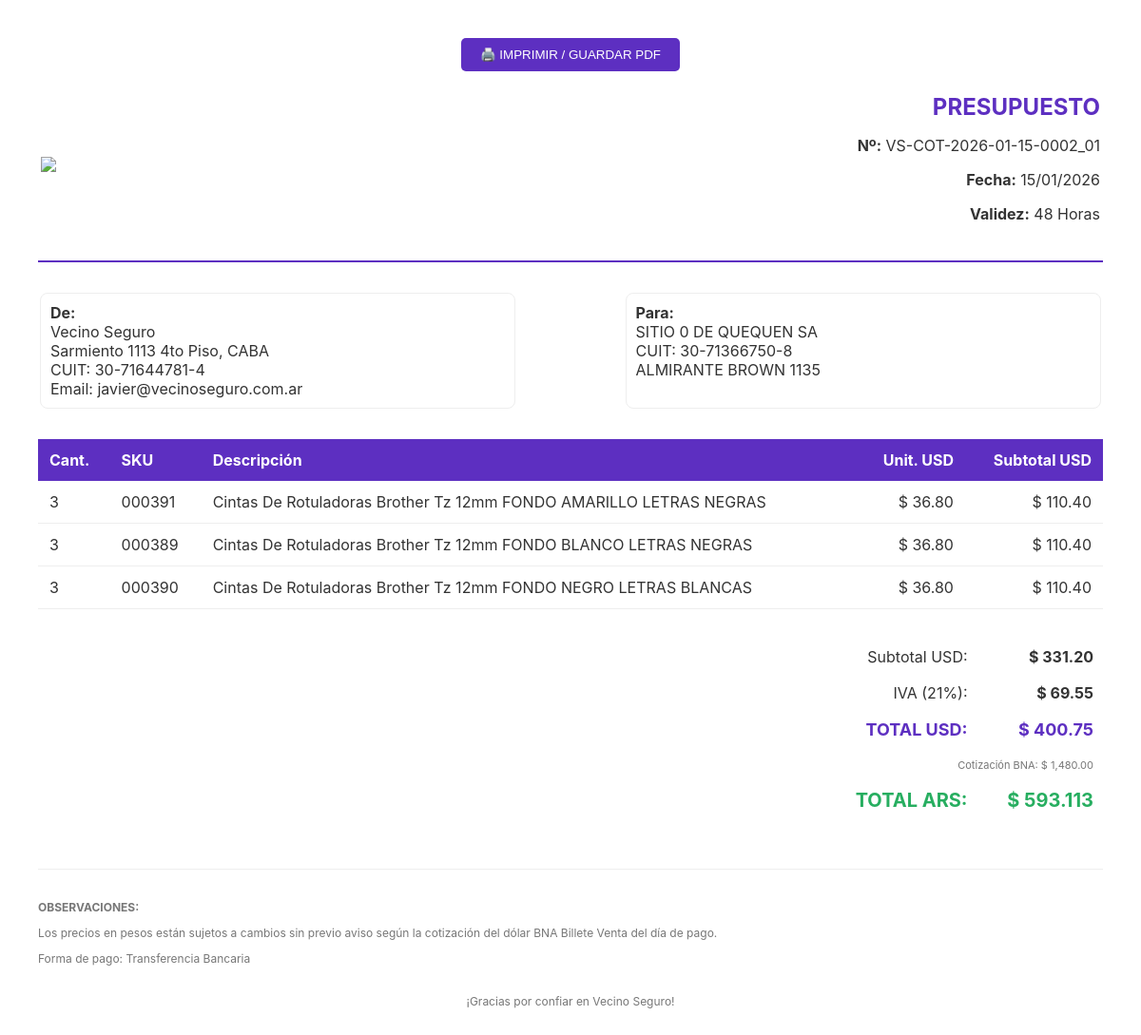
The page /imprimir_cotizacion.php?id=2 on the database its author committed.
### tables this page shows
CREATE TABLE `quotations` (
  `id` int(11) NOT NULL AUTO_INCREMENT,
  `quote_number` varchar(100) NOT NULL,
  `version` int(11) DEFAULT 1,
  `parent_quote_id` int(11) DEFAULT NULL,
  `client_id` int(11) NOT NULL,
  `user_id` int(11) NOT NULL,
  `status` enum('draft','sent','accepted','rejected','expired','ordered') DEFAULT 'draft',
  `is_confirmed` tinyint(1) DEFAULT 0,
  `payment_status` enum('Pendiente','Pagado') DEFAULT 'Pendiente',
  `payment_method` enum('cash','bank') DEFAULT 'cash',
  `with_iva` tinyint(1) DEFAULT 1,
  `exchange_rate_usd` decimal(15,4) NOT NULL,
  `subtotal_usd` decimal(15,2) NOT NULL,
  `subtotal_ars` decimal(15,2) DEFAULT NULL,
  `total_usd` decimal(15,2) NOT NULL,
  `total_ars` decimal(15,2) NOT NULL,
  `notes` text DEFAULT NULL,
  `valid_until` date NOT NULL,
  `observations` text DEFAULT NULL,
  `created_at` timestamp NULL DEFAULT current_timestamp(),
  PRIMARY KEY (`id`),
  UNIQUE KEY `quote_number` (`quote_number`),
  KEY `client_id` (`client_id`),
  KEY `user_id` (`user_id`),
  CONSTRAINT `quotations_ibfk_1` FOREIGN KEY (`client_id`) REFERENCES `entities` (`id`),
  CONSTRAINT `quotations_ibfk_2` FOREIGN KEY (`user_id`) REFERENCES `users` (`id`)
);

CREATE TABLE `entities` (
  `id` int(11) NOT NULL AUTO_INCREMENT,
  `type` enum('client','provider','supplier') NOT NULL,
  `tax_id` varchar(20) DEFAULT NULL,
  `document_number` varchar(20) DEFAULT NULL,
  `name` varchar(200) NOT NULL,
  `fantasy_name` varchar(200) DEFAULT NULL,
  `contact_person` varchar(100) DEFAULT NULL,
  `tax_category` enum('Responsable Inscripto','Monotributo','Exento','No Aplica') DEFAULT 'No Aplica',
  `email` varchar(100) DEFAULT NULL,
  `phone` varchar(50) DEFAULT NULL,
  `mobile` varchar(50) DEFAULT NULL,
  `address` text DEFAULT NULL,
  `delivery_address` text DEFAULT NULL,
  `payment_condition` varchar(100) DEFAULT NULL,
  `preferred_payment_method` varchar(100) DEFAULT NULL,
  `default_voucher_type` enum('Factura','Remito','Ninguno') DEFAULT 'Factura',
  `is_enabled` tinyint(1) DEFAULT 1,
  `is_retention_agent` tinyint(1) DEFAULT 0,
  `created_at` timestamp NULL DEFAULT current_timestamp(),
  PRIMARY KEY (`id`),
  UNIQUE KEY `tax_id` (`tax_id`)
);

CREATE TABLE `quotation_items` (
  `id` int(11) NOT NULL AUTO_INCREMENT,
  `quotation_id` int(11) NOT NULL,
  `product_id` int(11) NOT NULL,
  `quantity` int(11) NOT NULL,
  `unit_price_usd` decimal(15,2) NOT NULL,
  `subtotal_usd` decimal(15,2) NOT NULL,
  `iva_rate` decimal(5,2) NOT NULL,
  `serial_numbers` text DEFAULT NULL,
  PRIMARY KEY (`id`),
  KEY `quotation_id` (`quotation_id`),
  KEY `product_id` (`product_id`),
  CONSTRAINT `quotation_items_ibfk_1` FOREIGN KEY (`quotation_id`) REFERENCES `quotations` (`id`) ON DELETE CASCADE,
  CONSTRAINT `quotation_items_ibfk_2` FOREIGN KEY (`product_id`) REFERENCES `products` (`id`)
);

CREATE TABLE `products` (
  `id` int(11) NOT NULL AUTO_INCREMENT,
  `sku` varchar(50) NOT NULL,
  `barcode` varchar(100) DEFAULT NULL,
  `image_url` varchar(500) DEFAULT NULL,
  `provider_code` varchar(100) DEFAULT NULL,
  `description` varchar(255) NOT NULL,
  `category` varchar(100) DEFAULT NULL,
  `subcategory` varchar(100) DEFAULT NULL,
  `supplier_id` int(11) DEFAULT NULL,
  `category_id` int(11) DEFAULT NULL,
  `unit_cost_usd` decimal(15,2) DEFAULT 0.00,
  `unit_price_usd` decimal(15,2) DEFAULT 0.00,
  `iva_rate` decimal(5,2) DEFAULT 21.00,
  `brand` varchar(100) DEFAULT NULL,
  `has_serial_number` tinyint(1) DEFAULT 0,
  `stock_current` int(11) DEFAULT 0,
  `stock_minimum` int(11) DEFAULT 0,
  `created_at` timestamp NULL DEFAULT current_timestamp(),
  `updated_at` timestamp NULL DEFAULT current_timestamp() ON UPDATE current_timestamp(),
  PRIMARY KEY (`id`),
  UNIQUE KEY `sku` (`sku`),
  UNIQUE KEY `barcode` (`barcode`),
  KEY `category_id` (`category_id`),
  CONSTRAINT `products_ibfk_1` FOREIGN KEY (`category_id`) REFERENCES `categories` (`id`)
);

### src/lib/Database.php (called while the page is built, shortened)
<?php
class Database
{
    private static $instance = null;
    private $conn;
    private function __construct()
    {
        $dsn = "mysql:host=" . DB_HOST . ";dbname=" . DB_NAME . ";charset=" . DB_CHARSET;
        $options = [
            PDO::ATTR_ERRMODE => PDO::ERRMODE_EXCEPTION,
            PDO::ATTR_DEFAULT_FETCH_MODE => PDO::FETCH_ASSOC,
            PDO::ATTR_EMULATE_PREPARES => false,
        ];
        try {
            $this->conn = new PDO($dsn, DB_USER, DB_PASS, $options);
        } catch (PDOException $e) {
            die("Database Connection Error: " . $e->getMessage());
        }
    }
    public static function getInstance()
    {
        if (self::$instance == null) {
            self::$instance = new Database();
        }
        return self::$instance->getConnection();
    }
    public function getConnection()
    {
        return $this->conn;
    }
}
?>

### src/modules/cotizador/Cotizador.php (called while the page is built, shortened)
<?php
class Cotizador
{
    private $db;
    public function __construct()
    {
        $this->db = Database::getInstance();
    }
    public function getQuotation($id)
    {
        $stmt = $this->db->prepare("SELECT q.*, e.name as client_name, e.tax_id, e.address, e.email as client_email, e.phone, u.full_name as seller_name
                                    FROM quotations q
                                    JOIN entities e ON q.client_id = e.id
                                    JOIN users u ON q.user_id = u.id
                                    WHERE q.id = ?");
        $stmt->execute([$id]);
        return $stmt->fetch();
    }
    public function getQuotationItems($id)
    {
        $stmt = $this->db->prepare("SELECT qi.*, p.sku, p.description
                                    FROM quotation_items qi
                                    JOIN products p ON qi.product_id = p.id
                                    WHERE qi.quotation_id = ?");
        $stmt->execute([$id]);
        return $stmt->fetchAll();
    }
}
?>

### imprimir_cotizacion.php (the view, shortened to what this page needs)
<?php
require_once __DIR__ . '/src/lib/Database.php';
require_once __DIR__ . '/src/modules/cotizador/Cotizador.php';
$id = isset($_GET['id']) ? intval($_GET['id']) : 0;
$cot = new Cotizador();
$quote = $cot->getQuotation($id);
$items = $cot->getQuotationItems($id);
?>
<!DOCTYPE html>
<html lang="es">
<head>
</head>
<body>
    <div class="no-print" style="margin-bottom: 20px; text-align: center;">
        <button onclick="window.print()"
            style="padding: 10px 20px; background: #5d2fc1; color: white; border: none; border-radius: 5px; cursor: pointer;">
            🖨️ IMPRIMIR / GUARDAR PDF
        </button>
    </div>
    <table class="header-table">
        <tr>
            <td><img src="logo_display.php" class="logo"></td>
            <td class="quote-info">
                <h1>PRESUPUESTO</h1>
                <p><strong>Nº:</strong>
                    <?php echo $quote['quote_number']; ?>
                </p>
                <p><strong>Fecha:</strong>
                    <?php echo date('d/m/Y', strtotime($quote['created_at'])); ?>
                </p>
                <p><strong>Validez:</strong> 48 Horas</p>
            </td>
        </tr>
    </table>
    <table class="entity-grid">
        <tr>
            <td class="entity-box">
                <strong>De:</strong><br>
                Vecino Seguro<br>
                Sarmiento 1113 4to Piso, CABA<br>
                CUIT: 30-71644781-4<br>
                Email: javier@vecinoseguro.com.ar
            </td>
            <td width="10%"></td>
            <td class="entity-box">
                <strong>Para:</strong><br>
                <?php echo $quote['client_name']; ?><br>
                <?php echo $quote['tax_id'] ? "CUIT: " . $quote['tax_id'] . "<br>" : ""; ?>
                <?php echo $quote['address'] ? $quote['address'] . "<br>" : ""; ?>
            </td>
        </tr>
    </table>
    <table class="items-table">
        <thead>
            <tr>
                <th>Cant.</th>
                <th>SKU</th>
                <th>Descripción</th>
                <th style="text-align: right;">Unit. USD</th>
                <th style="text-align: right;">Subtotal USD</th>
            </tr>
        </thead>
        <tbody>
            <?php foreach ($items as $item): ?>
                <tr>
                    <td>
                        <?php echo $item['quantity']; ?>
                    </td>
                    <td>
                        <?php echo $item['sku']; ?>
                    </td>
                    <td>
                        <?php echo $item['description']; ?>
                    </td>
                    <td style="text-align: right;">$
                        <?php echo number_format($item['unit_price_usd'], 2); ?>
                    </td>
                    <td style="text-align: right;">$
                        <?php echo number_format($item['subtotal_usd'], 2); ?>
                    </td>
                </tr>
            <?php endforeach; ?>
        </tbody>
    </table>
    <table class="totals-table">
        <tr>
            <td>Subtotal USD:</td>
            <td><strong>$
                    <?php echo number_format($quote['subtotal_usd'], 2); ?>
                </strong></td>
        </tr>
        <?php if ($quote['with_iva']): ?>
            <tr>
                <td>IVA (21%):</td>
                <td><strong>$
                        <?php echo number_format($quote['total_usd'] - $quote['subtotal_usd'], 2); ?>
                    </strong></td>
            </tr>
        <?php endif; ?>
        <tr class="total-row">
            <td>TOTAL USD:</td>
            <td>$
                <?php echo number_format($quote['total_usd'], 2); ?>
            </td>
        </tr>
        <tr>
            <td colspan="2" style="font-size: 11px; color: #777; padding-top: 10px;">
                Cotización BNA: $
                <?php echo number_format($quote['exchange_rate_usd'], 2); ?>
            </td>
        </tr>
        <tr style="font-size: 20px; color: #27ae60; font-weight: bold;">
            <td>TOTAL ARS:</td>
            <td>$
                <?php echo number_format($quote['total_ars'], 0, ',', '.'); ?>
            </td>
        </tr>
    </table>
    <div class="footer">
        <p><strong>OBSERVACIONES:</strong></p>
        <p>Los precios en pesos están sujetos a cambios sin previo aviso según la cotización del dólar BNA Billete Venta
            del día de pago.</p>
        <p>Forma de pago:
            <?php echo $quote['payment_method'] == 'bank' ? 'Transferencia Bancaria' : 'Contado / Efectivo'; ?>
        </p>
        <p style="text-align: center; margin-top: 30px;">¡Gracias por confiar en Vecino Seguro!</p>
    </div>
</body>
</html>

### imprimir_cotizacion.php (style rules this page uses)
body { font-family: 'Inter', sans-serif; color: #333; margin: 0; padding: 40px; }
.header-table { width: 100%; border-bottom: 2px solid #5d2fc1; padding-bottom: 20px; margin-bottom: 30px; }
.logo { width: 250px; }
.quote-info { text-align: right; }
.quote-info h1 { margin: 0; color: #5d2fc1; font-size: 24px; }
.entity-grid { width: 100%; margin-bottom: 30px; }
.entity-box { padding: 10px; border: 1px solid #eee; border-radius: 8px; width: 45%; vertical-align: top; }
.items-table { width: 100%; border-collapse: collapse; margin-bottom: 30px; }
.items-table th { background: #5d2fc1; color: white; padding: 12px; text-align: left; }
.items-table td { padding: 12px; border-bottom: 1px solid #eee; }
.totals-table { width: 300px; margin-left: auto; margin-right: 0; }
.totals-table td { padding: 8px; text-align: right; }
.total-row { font-weight: bold; font-size: 18px; color: #5d2fc1; border-top: 2px solid #5d2fc1; }
.footer { margin-top: 50px; font-size: 12px; color: #777; border-top: 1px solid #eee; padding-top: 20px; }

### rows shown on the page
quotations: quote_number "VS-COT-2026-01-15-0002_01", created_at "15/01/2026", client.name "SITIO 0 DE QUEQUEN SA", client.tax_id "30-71366750-8", client.address "ALMIRANTE BROWN 1135", subtotal_usd "331.20", $quote['total_usd'] - $quote['subtotal_usd'] "69.55", total_usd "400.75", exchange_rate_usd "1,480.00", total_ars "593.113"
quotation_items: quantity "3", product.sku "000391", product.description "Cintas De Rotuladoras Brother Tz 12mm FONDO AMARILLO LETRAS NEGRAS", unit_price_usd "36.80", subtotal_usd "110.40"
quotation_items: quantity "3", product.sku "000389", product.description "Cintas De Rotuladoras Brother Tz 12mm FONDO BLANCO LETRAS NEGRAS", unit_price_usd "36.80", subtotal_usd "110.40"
quotation_items: quantity "3", product.sku "000390", product.description "Cintas De Rotuladoras Brother Tz 12mm FONDO NEGRO LETRAS BLANCAS", unit_price_usd "36.80", subtotal_usd "110.40"
